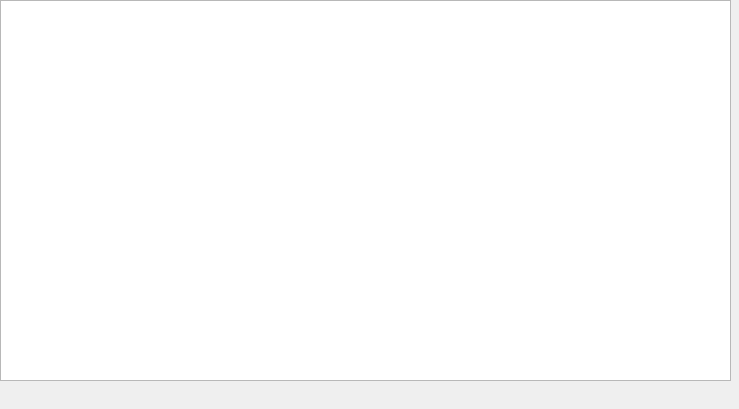
<?xml version="1.0" encoding="UTF-8"?>
<ui version="4.0">
 <class>Dialog</class>
 <widget class="QDialog" name="Dialog">
  <property name="geometry">
   <rect>
    <x>0</x>
    <y>0</y>
    <width>739</width>
    <height>409</height>
   </rect>
  </property>
  <property name="windowTitle">
   <string>Dialog</string>
  </property>
  <widget class="QTableWidget" name="tableWidget">
   <property name="geometry">
    <rect>
     <x>0</x>
     <y>0</y>
     <width>731</width>
     <height>381</height>
    </rect>
   </property>
  </widget>
 </widget>
 <resources/>
 <connections/>
</ui>
